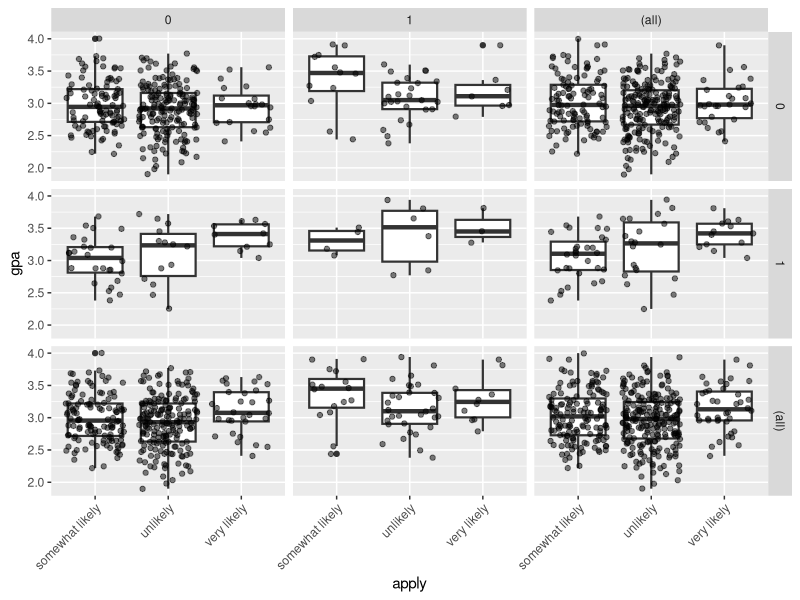

R code for this plot: (Note: this script raises an error after producing the figure.)
library("foreign")
library("ggplot2")
library("MASS")
library("Hmisc")
library("reshape2")

# Data Source: http://www.ats.ucla.edu/stat/r/dae/ologit.htm
dat <- read.csv("gpaData.csv")
head(dat)

lapply(dat[, c("apply", "pared", "public")], table)
ftable(xtabs(~ public + apply + pared, data = dat))
summary(dat$gpa)
sd(dat$gpa)
ggplot(dat, aes(x = apply, y = gpa)) +
  geom_boxplot(size = .75) +
  geom_jitter(alpha = .5) +
  facet_grid(pared ~ public, margins = TRUE) +
  theme(axis.text.x = element_text(angle = 45, hjust = 1, vjust = 1))

m <- polr(apply ~ pared + public + gpa, data = dat, Hess=TRUE)
summary(m)
